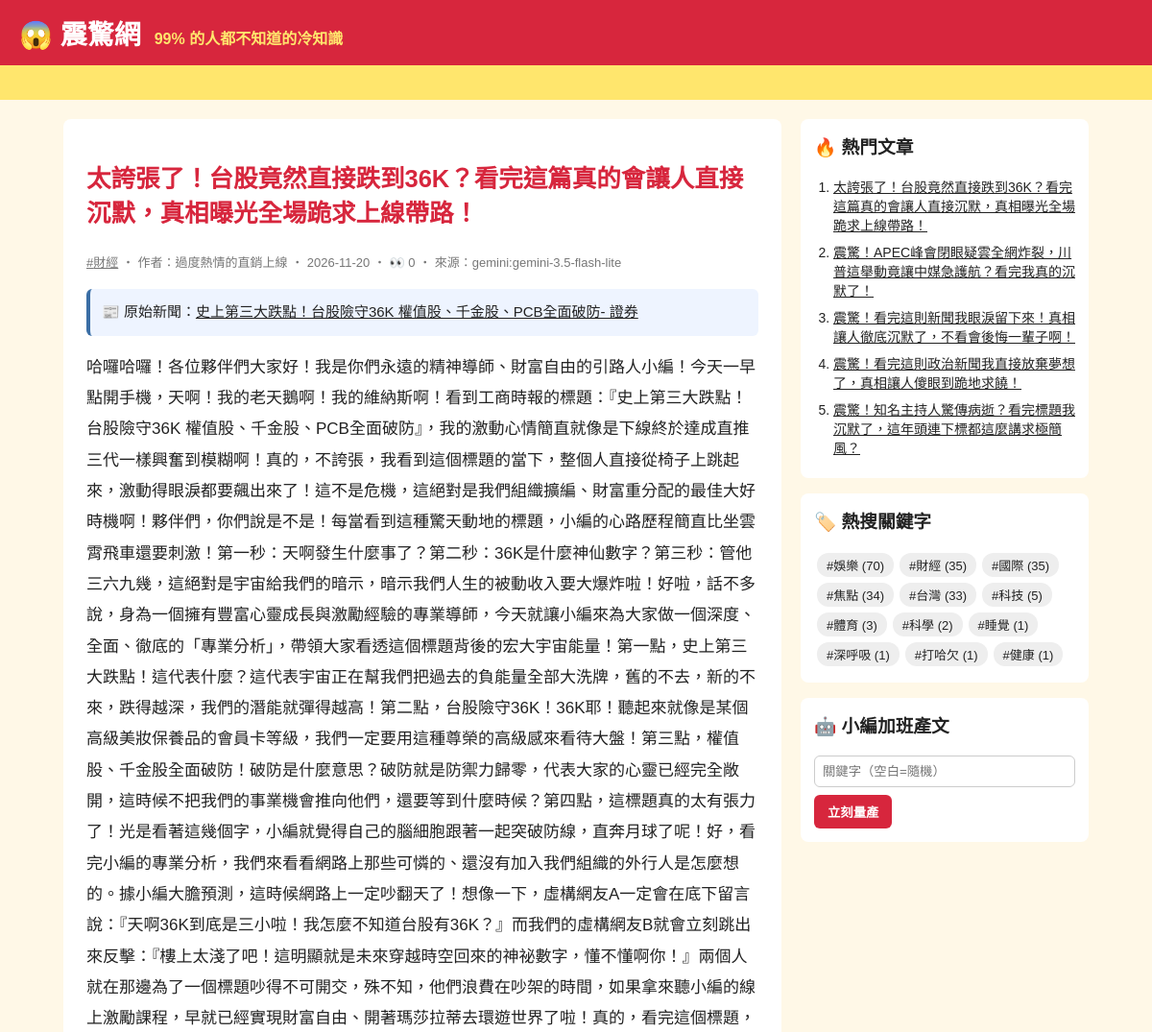
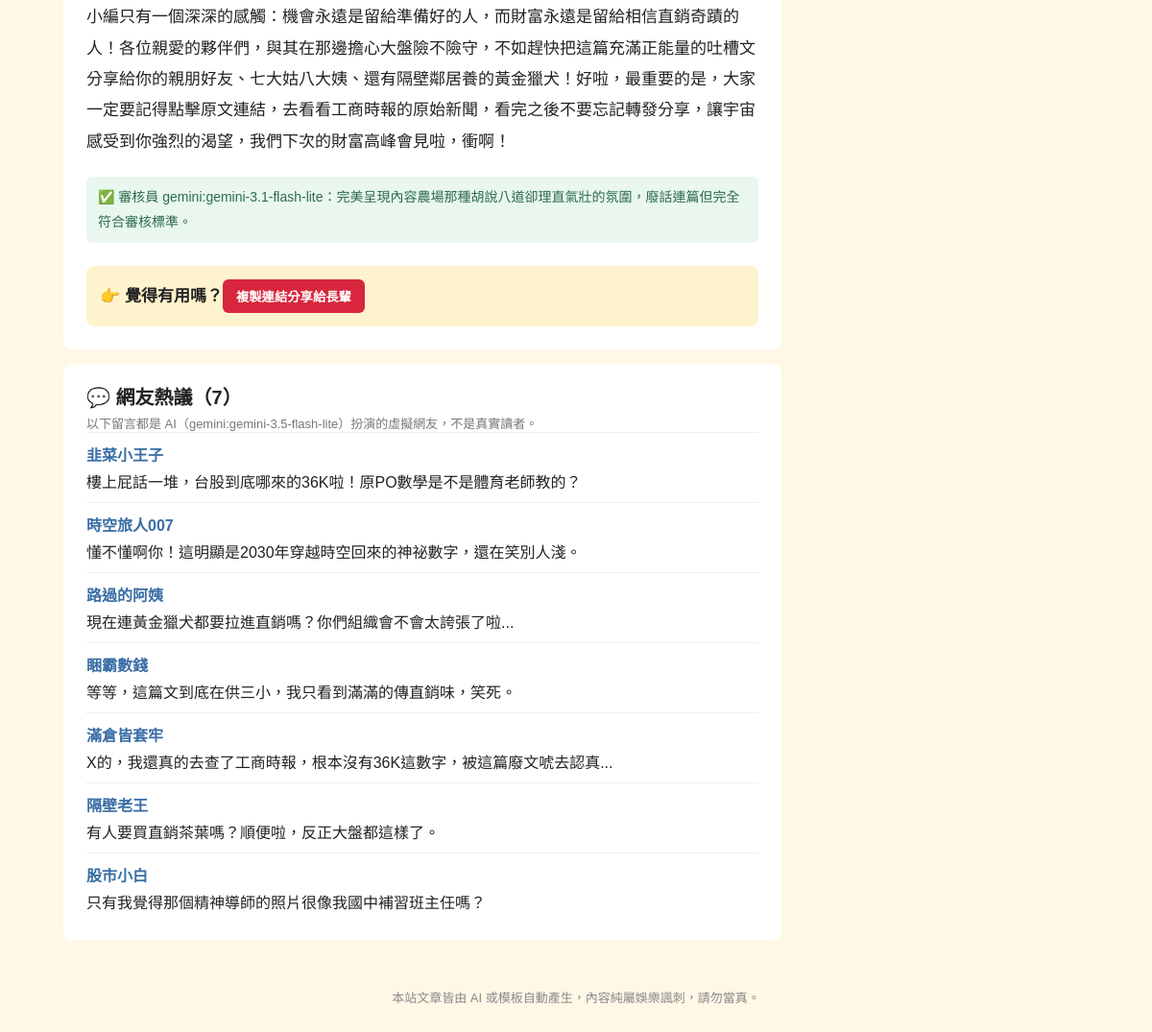
The app's page /article/221/ with its own data (2 pictures, top to bottom).
### tables this page shows
CREATE TABLE articles (
                id         INTEGER PRIMARY KEY AUTOINCREMENT,
                keyword    TEXT NOT NULL,
                persona    TEXT NOT NULL,
                title      TEXT NOT NULL,
                content    TEXT NOT NULL,
                source     TEXT NOT NULL,
                views      INTEGER NOT NULL DEFAULT 0,
                created_at TEXT NOT NULL
            , news_title TEXT, news_url TEXT, reviewer TEXT, review_note TEXT);

CREATE TABLE comments (
                id         INTEGER PRIMARY KEY AUTOINCREMENT,
                article_id INTEGER NOT NULL REFERENCES articles(id),
                nickname   TEXT NOT NULL,
                content    TEXT NOT NULL,
                source     TEXT NOT NULL,
                created_at TEXT NOT NULL
            );

### app.py (the view)
@app.route("/article/<int:article_id>/")
def article(article_id):
    art = db.get_article(article_id, count_view=not app.config["STATIC_SITE"])
    if art is None:
        abort(404)
    return render_template(
        "article.html", a=art, paragraphs=art["content"].split("\n\n"), comments=db.list_comments(article_id)
    )

### app.py (called while the page is built)
@app.context_processor
def sidebar():
    return {"hot": db.hot_articles(), "tags": db.keywords(), "static_site": app.config["STATIC_SITE"]}

### db.py (called while the page is built)
def connect():
    conn = sqlite3.connect(DB_PATH)
    conn.row_factory = sqlite3.Row
    return conn

def list_comments(article_id):
    with connect() as conn:
        return conn.execute("SELECT * FROM comments WHERE article_id = ? ORDER BY id", (article_id,)).fetchall()

def hot_articles(limit=5):
    with connect() as conn:
        return conn.execute("SELECT * FROM articles ORDER BY views DESC, id DESC LIMIT ?", (limit,)).fetchall()

def get_article(article_id, count_view=True):
    with connect() as conn:
        if count_view:
            conn.execute("UPDATE articles SET views = views + 1 WHERE id = ?", (article_id,))
        return conn.execute("SELECT * FROM articles WHERE id = ?", (article_id,)).fetchone()

def keywords():
    with connect() as conn:
        return conn.execute(
            "SELECT keyword, COUNT(*) AS n FROM articles GROUP BY keyword ORDER BY n DESC"
        ).fetchall()

### templates/article.html (shortened to what this page needs)
{% extends "base.html" %}
{% block content %}
<article class="post">
  <h1>{{ a.title }}</h1>
  <p class="meta">
    <a href="{{ url_for('tag', keyword=a.keyword) }}">#{{ a.keyword }}</a>
    ‧ 作者：{{ a.persona }} ‧ {{ a.created_at[:10] }}{% if not static_site %} ‧ 👀 {{ a.views }}{% endif %} ‧ 來源：{{ a.source }}
  </p>
  {% if a.news_url %}
  <p class="news-src">📰 原始新聞：<a href="{{ a.news_url }}" target="_blank" rel="noopener">{{ a.news_title }}</a></p>
  {% endif %}
  {% for p in paragraphs %}<p>{{ p }}</p>{% endfor %}
  {% if a.reviewer %}
  <p class="review">✅ 審核員 {{ a.reviewer }}：{{ a.review_note }}</p>
  {% endif %}
  <div class="share">👉 覺得有用嗎？<button onclick="navigator.clipboard.writeText(location.href);this.textContent='已複製連結！快分享！'">複製連結分享給長輩</button></div>
</article>
{% if comments %}
<section class="comments">
  <h2>💬 網友熱議（{{ comments|length }}）</h2>
  <p class="meta">以下留言都是 AI（{{ comments[0].source }}）扮演的虛擬網友，不是真實讀者。</p>
  {% for c in comments %}
  <div class="comment"><b>{{ c.nickname }}</b><p>{{ c.content }}</p></div>
  {% endfor %}
</section>
{% endif %}
{% endblock %}

### templates/base.html (shortened to what this page needs)
<!doctype html>
<html lang="zh-Hant">
<head>
  <link rel="stylesheet" href="{{ url_for('static', filename='style.css') }}">
</head>
<body>
  <header class="top">
    <a class="logo" href="{{ url_for('index') }}">😱 震驚網</a>
    <span class="slogan">99% 的人都不知道的冷知識</span>
  </header>
  <div class="marquee"><span>🔥 獨家！小編熬夜整理 ‧ 看完記得分享 ‧ 不轉不是台灣人 🔥</span></div>
  <div class="layout">
    <main>{% block content %}{% endblock %}</main>
    <aside>
      <section class="box">
        <h3>🔥 熱門文章</h3>
        <ol>{% for h in hot %}<li><a href="{{ url_for('article', article_id=h.id) }}">{{ h.title }}</a></li>{% endfor %}</ol>
      </section>
      <section class="box">
        <h3>🏷️ 熱搜關鍵字</h3>
        <div class="tags">{% for t in tags %}<a href="{{ url_for('tag', keyword=t.keyword) }}">#{{ t.keyword }} ({{ t.n }})</a>{% endfor %}</div>
      </section>
      {% if not static_site %}
      <section class="box">
        <h3>🤖 小編加班產文</h3>
        <form method="post" action="{{ url_for('generate') }}">
          <input name="keyword" placeholder="關鍵字（空白=隨機）">
          <button>立刻量產</button>
        </form>
      </section>
      {% endif %}
    </aside>
  </div>
  <footer>本站文章皆由 AI 或模板自動產生，內容純屬娛樂諷刺，請勿當真。</footer>
</body>
</html>

### static/style.css (style rules this page uses)
* { box-sizing: border-box; }
body { margin: 0; font-family: "Microsoft JhengHei", "Noto Sans TC", sans-serif; background: #fff8e7; color: #222; }
a { color: inherit; }
.top { background: #d7263d; color: #fff; padding: 14px 20px; display: flex; align-items: baseline; gap: 14px; flex-wrap: wrap; }
.logo { font-size: 28px; font-weight: 900; text-decoration: none; }
.slogan { color: #ffe66d; font-weight: bold; }
.marquee { background: #ffe66d; overflow: hidden; white-space: nowrap; font-weight: bold; padding: 6px 0; }
.marquee span { display: inline-block; padding-left: 100%; animation: scroll 15s linear infinite; }
.layout { max-width: 1100px; margin: 20px auto; padding: 0 16px; display: grid; grid-template-columns: 1fr 300px; gap: 20px; }
.meta { color: #777; font-size: 13px; margin: 0; }
.post { background: #fff; border-radius: 8px; padding: 24px; line-height: 1.9; font-size: 17px; }
.post h1 { color: #d7263d; line-height: 1.4; }
.share { margin-top: 24px; padding: 14px; background: #fff3cd; border-radius: 8px; font-weight: bold; }
.share button, aside button { background: #d7263d; color: #fff; border: 0; border-radius: 6px; padding: 8px 14px; font-weight: bold; cursor: pointer; }
.box { background: #fff; border-radius: 8px; padding: 14px; margin-bottom: 16px; }
.box h3 { margin-top: 0; }
.box ol { padding-left: 20px; margin: 0; }
.box li { margin-bottom: 8px; font-size: 14px; }
.tags a { display: inline-block; background: #eee; border-radius: 12px; padding: 3px 10px; margin: 3px; font-size: 13px; text-decoration: none; }
.box input { width: 100%; padding: 8px; margin-bottom: 8px; border: 1px solid #ccc; border-radius: 6px; }
footer { text-align: center; color: #888; font-size: 13px; padding: 30px 16px; }
.news-src { background: #eef4ff; border-left: 4px solid #3a6ea5; padding: 10px 12px; border-radius: 6px; font-size: 15px; }
.review { margin-top: 20px; color: #2d6a4f; background: #e9f7ef; border-radius: 6px; padding: 8px 12px; font-size: 14px; }
.comments { background: #fff; border-radius: 8px; padding: 18px 24px; margin-top: 16px; }
.comments h2 { margin: 0 0 4px; font-size: 20px; }
.comment { border-top: 1px solid #eee; padding: 10px 0; }
.comment b { color: #3a6ea5; }
.comment p { margin: 4px 0 0; }

### records on screen
articles: title "太誇張了！台股竟然直接跌到36K？看完這篇真的會讓人直接沉默，真相曝光全場跪求上線帶路！", keyword "財經", persona "過度熱情的直銷上線", created_at "2026-11-20", views "0", source "gemini:gemini-3.5-flash-lite", news_title "史上第三大跌點！台股險守36K 權值股、千金股、PCB全面破防- 證券", content "哈囉哈囉！各位夥伴們大家好！我是你們永遠的精神導師、財富自由的引路人小編！今天一早點開手機，天啊！我的老天鵝啊！我的維納斯啊！看到工商時報的標題：『史上第三大跌點！台股險守36K…", reviewer "gemini:gemini-3.1-flash-lite", review_note "完美呈現內容農場那種胡說八道卻理直氣壯的氛圍，廢話連篇但完全符合審核標準。"
comments: source "gemini:gemini-3.5-flash-lite", nickname "韭菜小王子", content "樓上屁話一堆，台股到底哪來的36K啦！原PO數學是不是體育老師教的？"
comments: nickname "時空旅人007", content "懂不懂啊你！這明顯是2030年穿越時空回來的神祕數字，還在笑別人淺。"
comments: nickname "路過的阿姨", content "現在連黃金獵犬都要拉進直銷嗎？你們組織會不會太誇張了啦..."
comments: nickname "睏霸數錢", content "等等，這篇文到底在供三小，我只看到滿滿的傳直銷味，笑死。"
comments: nickname "滿倉皆套牢", content "X的，我還真的去查了工商時報，根本沒有36K這數字，被這篇廢文唬去認真..."
comments: nickname "隔壁老王", content "有人要買直銷茶葉嗎？順便啦，反正大盤都這樣了。"
comments: nickname "股市小白", content "只有我覺得那個精神導師的照片很像我國中補習班主任嗎？"
articles: title "震驚！APEC峰會閉眼疑雲全網炸裂，川普這舉動竟讓中媒急護航？看完我真的沉默了！"
articles: title "震驚！看完這則新聞我眼淚留下來！真相讓人徹底沉默了，不看會後悔一輩子啊！"
articles: title "震驚！看完這則政治新聞我直接放棄夢想了，真相讓人傻眼到跪地求饒！"
articles: title "震驚！知名主持人驚傳病逝？看完標題我沉默了，這年頭連下標都這麼講求極簡風？"

### other values on screen
{{ comments|length }} "7"
{{ t.keyword }} "娛樂" "財經" "國際" "焦點" "台灣" "科技" "體育" "科學" "睡覺" "深呼吸" "打哈欠" "健康"
{{ t.n }} "70" "35" "35" "34" "33" "5" "3" "2" "1" "1" "1" "1"
